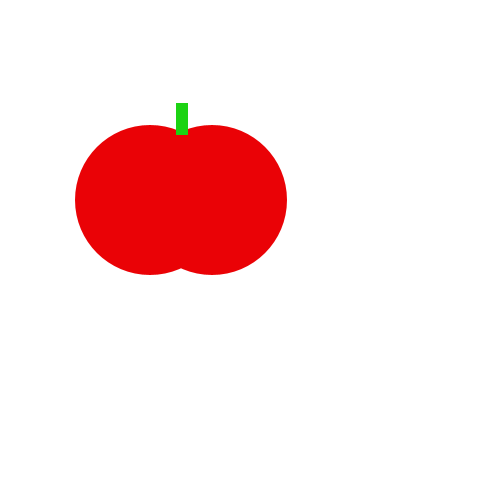
Frame 1 (no input)
Frame 60 (the mouse pressed at the canvas centre just before this capture): identical to frame 1, image omitted
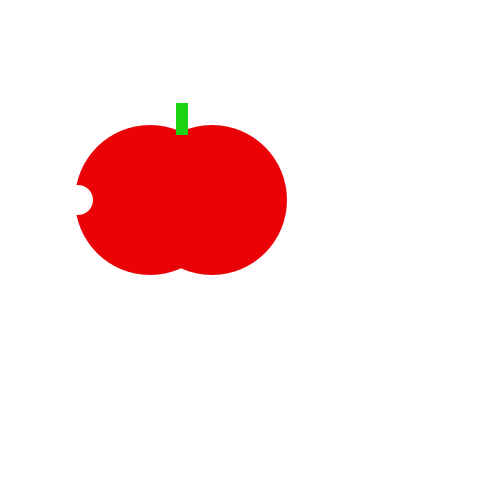
Frame 120 (the mouse held since frame 60 and released just before this capture)

The Processing sketch that drew these frames (run headless with seeded random() and noise(); from frame 60 on, the mouse is pressed at the canvas centre):

// Processing sketch: sketch_tomato
// ── sketch_tomato.pde
void setup() {
    size(500, 500);
}
void draw() {
    background(255, 255, 255);
    noStroke();
    fill(234,2,6);
    ellipse(150, 200, 150, 150);
    ellipse(212, 200, 150, 150);
    fill(28,211,19);
    rect(176, 103, 12, 32);
    if(mousePressed){
     fill(255,255,255); 
ellipse(78,200,30,30);
    }
}
